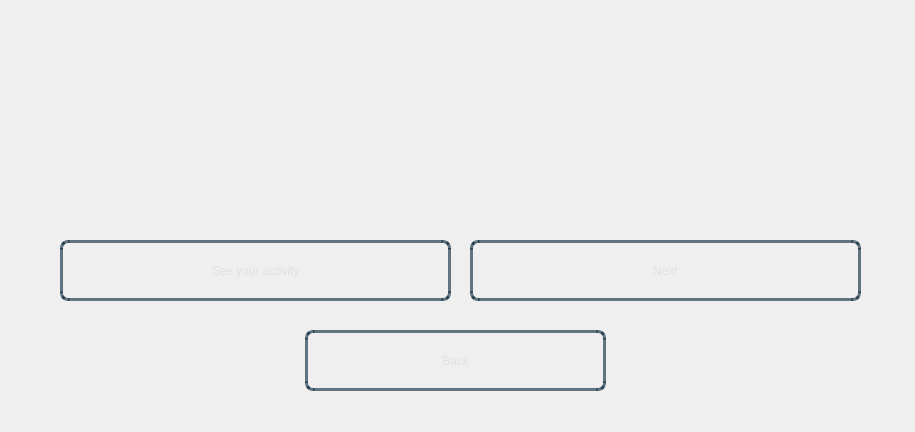
<?xml version="1.0" encoding="UTF-8"?>
<ui version="4.0">
 <class>Dialog</class>
 <widget class="QDialog" name="Dialog">
  <property name="geometry">
   <rect>
    <x>0</x>
    <y>0</y>
    <width>915</width>
    <height>432</height>
   </rect>
  </property>
  <property name="windowTitle">
   <string>Dialog</string>
  </property>
  <widget class="QWidget" name="bgwidget" native="true">
   <property name="geometry">
    <rect>
     <x>0</x>
     <y>0</y>
     <width>911</width>
     <height>431</height>
    </rect>
   </property>
   <property name="styleSheet">
    <string notr="true">QWidget#bgwidget{
background-color:qlineargradient(x1: 1, y1: 1, x2:1, y2: 0.2, stop: 0 rgba(0, 52, 89,140),
stop: 1 rgba(0, 168, 232,190))
}</string>
   </property>
   <widget class="QLabel" name="hodName">
    <property name="geometry">
     <rect>
      <x>220</x>
      <y>40</y>
      <width>641</width>
      <height>111</height>
     </rect>
    </property>
    <property name="styleSheet">
     <string notr="true">font: 24pt &quot;Sans Serif Collection&quot;;
color: rgba(0,23,31,255);
</string>
    </property>
    <property name="text">
     <string/>
    </property>
   </widget>
   <widget class="QPushButton" name="hodActivity">
    <property name="geometry">
     <rect>
      <x>60</x>
      <y>240</y>
      <width>391</width>
      <height>61</height>
     </rect>
    </property>
    <property name="styleSheet">
     <string notr="true">QPushButton{
border-radius:8px;
border:3px solid rgba(0,30,50,150);
color:rgba(225,225,225,255);
background-color:rgba(0,0,0,0);
font: 22pt &quot;Sans Serif Collection&quot;;
}
.QPushButton:hover
{
   background-color:white;
	color: rgba(0,30,50,150);
}
</string>
    </property>
    <property name="text">
     <string>See your activity</string>
    </property>
   </widget>
   <widget class="QPushButton" name="nextBtn">
    <property name="geometry">
     <rect>
      <x>470</x>
      <y>240</y>
      <width>391</width>
      <height>61</height>
     </rect>
    </property>
    <property name="styleSheet">
     <string notr="true">QPushButton{
border-radius:8px;
border:3px solid rgba(0,30,50,150);
color:rgba(225,225,225,255);
background-color:rgba(0,0,0,0);
font: 22pt &quot;Sans Serif Collection&quot;;
}
.QPushButton:hover
{
   background-color:white;
	color: rgba(0,30,50,150);
}
</string>
    </property>
    <property name="text">
     <string>Next</string>
    </property>
   </widget>
   <widget class="QPushButton" name="backBtn">
    <property name="geometry">
     <rect>
      <x>305</x>
      <y>330</y>
      <width>301</width>
      <height>61</height>
     </rect>
    </property>
    <property name="styleSheet">
     <string notr="true">QPushButton{
border-radius:8px;
border:3px solid rgba(0,30,50,150);
color:rgba(225,225,225,255);
background-color:rgba(0,0,0,0);
font: 22pt &quot;Sans Serif Collection&quot;;
}
.QPushButton:hover
{
   background-color:white;
	color: rgba(0,30,50,150);
}
</string>
    </property>
    <property name="text">
     <string>Back</string>
    </property>
   </widget>
  </widget>
 </widget>
 <resources/>
 <connections/>
</ui>
